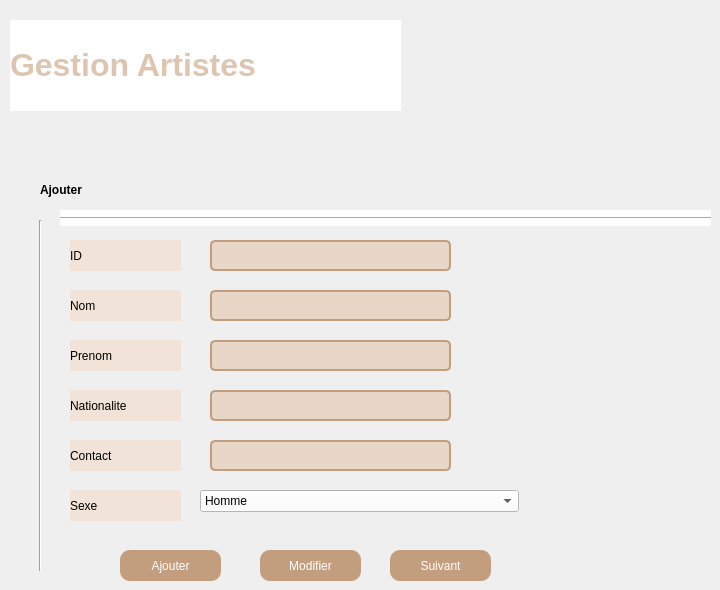
      <widget class="QWidget" name="page_21">
       <widget class="QLineEdit" name="nom_r">
        <property name="geometry">
         <rect>
          <x>210</x>
          <y>290</y>
          <width>241</width>
          <height>31</height>
         </rect>
        </property>
        <property name="styleSheet">
         <string notr="true">QLineEdit {
    border: 2px solid #C29E7E;
    border-radius: 5px;
    padding: 6px 12px;
    background-color: #E8D7C6;
}

QLineEdit:focus {
    border-color: #A48569;
}
</string>
        </property>
       </widget>
       <widget class="QPushButton" name="next_r">
        <property name="geometry">
         <rect>
          <x>390</x>
          <y>550</y>
          <width>101</width>
          <height>31</height>
         </rect>
        </property>
        <property name="styleSheet">
         <string notr="true">QPushButton
{
border-radius:10px;
background-color:#C29E7E;
color:white;
}
QPushButton:pressed{
padding-left:5px;
padding-top:5px;
background-color: #C29E7E;


}</string>
        </property>
        <property name="text">
         <string>Suivant</string>
        </property>
       </widget>
       <widget class="QLineEdit" name="contact_r">
        <property name="geometry">
         <rect>
          <x>210</x>
          <y>440</y>
          <width>241</width>
          <height>31</height>
         </rect>
        </property>
        <property name="styleSheet">
         <string notr="true">QLineEdit {
    border: 2px solid #C29E7E;
    border-radius: 5px;
    padding: 6px 12px;
    background-color: #E8D7C6;
}

QLineEdit:focus {
    border-color: #A48569;
}
</string>
        </property>
       </widget>
       <widget class="Line" name="line">
        <property name="geometry">
         <rect>
          <x>60</x>
          <y>210</y>
          <width>651</width>
          <height>16</height>
         </rect>
        </property>
        <property name="styleSheet">
         <string notr="true">background-color: rgb(255, 255, 255);</string>
        </property>
        <property name="orientation">
         <enum>Qt::Horizontal</enum>
        </property>
       </widget>
       <widget class="QPushButton" name="add_r">
        <property name="geometry">
         <rect>
          <x>120</x>
          <y>550</y>
          <width>101</width>
          <height>31</height>
         </rect>
        </property>
        <property name="styleSheet">
         <string notr="true">QPushButton
{
border-radius:10px;
background-color:#C29E7E;
color:white;
}
QPushButton:pressed{
padding-left:5px;
padding-top:5px;
background-color: #C29E7E;


}</string>
        </property>
        <property name="text">
         <string>Ajouter</string>
        </property>
       </widget>
       <widget class="QPushButton" name="update_r">
        <property name="geometry">
         <rect>
          <x>260</x>
          <y>550</y>
          <width>101</width>
          <height>31</height>
         </rect>
        </property>
        <property name="styleSheet">
         <string notr="true">QPushButton
{
border-radius:10px;
background-color:#C29E7E;
color:white;
}
QPushButton:pressed{
padding-left:5px;
padding-top:5px;
background-color: #C29E7E;


}</string>
        </property>
        <property name="text">
         <string>Modifier</string>
        </property>
       </widget>
       <widget class="QLabel" name="label_6">
        <property name="geometry">
         <rect>
          <x>10</x>
          <y>20</y>
          <width>391</width>
          <height>91</height>
         </rect>
        </property>
        <property name="font">
         <font>
          <pointsize>14</pointsize>
          <weight>75</weight>
          <bold>true</bold>
         </font>
        </property>
        <property name="styleSheet">
         <string notr="true">background-color: rgb(255, 255, 255);</string>
        </property>
        <property name="text">
         <string>&lt;html&gt;&lt;head/&gt;&lt;body&gt;&lt;p&gt;&lt;span style=&quot; font-size:24pt; color:#ddc5b0;&quot;&gt;Gestion Artistes&lt;/span&gt;&lt;/p&gt;&lt;/body&gt;&lt;/html&gt;</string>
        </property>
       </widget>
       <widget class="QLineEdit" name="prenom_r">
        <property name="geometry">
         <rect>
          <x>210</x>
          <y>340</y>
          <width>241</width>
          <height>31</height>
         </rect>
        </property>
        <property name="styleSheet">
         <string notr="true">QLineEdit {
    border: 2px solid #C29E7E;
    border-radius: 5px;
    padding: 6px 12px;
    background-color: #E8D7C6;
}

QLineEdit:focus {
    border-color: #A48569;
}
</string>
        </property>
       </widget>
       <widget class="QLineEdit" name="nationalite_r">
        <property name="geometry">
         <rect>
          <x>210</x>
          <y>390</y>
          <width>241</width>
          <height>31</height>
         </rect>
        </property>
        <property name="styleSheet">
         <string notr="true">QLineEdit {
    border: 2px solid #C29E7E;
    border-radius: 5px;
    padding: 6px 12px;
    background-color: #E8D7C6;
}

QLineEdit:focus {
    border-color: #A48569;
}
</string>
        </property>
       </widget>
       <widget class="QComboBox" name="sexe_r">
        <property name="geometry">
         <rect>
          <x>200</x>
          <y>490</y>
          <width>319</width>
          <height>22</height>
         </rect>
        </property>
        <property name="styleSheet">
         <string notr="true">background-color: rgb(255, 255, 255);</string>
        </property>
        <item>
         <property name="text">
          <string>Homme</string>
         </property>
        </item>
        <item>
         <property name="text">
          <string>Femme</string>
         </property>
        </item>
       </widget>
       <widget class="QLineEdit" name="Id_r">
        <property name="geometry">
         <rect>
          <x>210</x>
          <y>240</y>
          <width>241</width>
          <height>31</height>
         </rect>
        </property>
        <property name="styleSheet">
         <string notr="true">QLineEdit {
    border: 2px solid #C29E7E;
    border-radius: 5px;
    padding: 6px 12px;
    background-color: #E8D7C6;
}

QLineEdit:focus {
    border-color: #A48569;
}
</string>
        </property>
       </widget>
       <widget class="Line" name="line_4">
        <property name="geometry">
         <rect>
          <x>30</x>
          <y>220</y>
          <width>20</width>
          <height>351</height>
         </rect>
        </property>
        <property name="orientation">
         <enum>Qt::Vertical</enum>
        </property>
       </widget>
       <widget class="QLabel" name="label_ajouter_6">
        <property name="geometry">
         <rect>
          <x>40</x>
          <y>180</y>
          <width>231</width>
          <height>21</height>
         </rect>
        </property>
        <property name="styleSheet">
         <string notr="true">#label_ajouter {
    font-weight: 600;
    color: #000000;
}
</string>
        </property>
        <property name="text">
         <string>&lt;html&gt;&lt;head/&gt;&lt;body&gt;&lt;p&gt;&lt;span style=&quot; font-weight:600; color:#000000;&quot;&gt;Ajouter&lt;/span&gt;&lt;/p&gt;&lt;/body&gt;&lt;/html&gt;</string>
        </property>
       </widget>
       <widget class="QLabel" name="label_nom_15">
        <property name="geometry">
         <rect>
          <x>70</x>
          <y>240</y>
          <width>111</width>
          <height>31</height>
         </rect>
        </property>
        <property name="styleSheet">
         <string notr="true">background-color: rgb(241, 227, 215);</string>
        </property>
        <property name="text">
         <string>ID</string>
        </property>
       </widget>
       <widget class="QLabel" name="label_nom_16">
        <property name="geometry">
         <rect>
          <x>70</x>
          <y>290</y>
          <width>111</width>
          <height>31</height>
         </rect>
        </property>
        <property name="styleSheet">
         <string notr="true">background-color: rgb(241, 227, 215);</string>
        </property>
        <property name="text">
         <string>Nom</string>
        </property>
       </widget>
       <widget class="QLabel" name="label_nom_17">
        <property name="geometry">
         <rect>
          <x>70</x>
          <y>340</y>
          <width>111</width>
          <height>31</height>
         </rect>
        </property>
        <property name="styleSheet">
         <string notr="true">background-color: rgb(241, 227, 215);</string>
        </property>
        <property name="text">
         <string>Prenom</string>
        </property>
       </widget>
       <widget class="QLabel" name="label_nom_18">
        <property name="geometry">
         <rect>
          <x>70</x>
          <y>390</y>
          <width>111</width>
          <height>31</height>
         </rect>
        </property>
        <property name="styleSheet">
         <string notr="true">background-color: rgb(241, 227, 215);</string>
        </property>
        <property name="text">
         <string>Nationalite</string>
        </property>
       </widget>
       <widget class="QLabel" name="label_nom_27">
        <property name="geometry">
         <rect>
          <x>70</x>
          <y>440</y>
          <width>111</width>
          <height>31</height>
         </rect>
        </property>
        <property name="styleSheet">
         <string notr="true">background-color: rgb(241, 227, 215);</string>
        </property>
        <property name="text">
         <string>Contact</string>
        </property>
       </widget>
       <widget class="QLabel" name="label_nom_28">
        <property name="geometry">
         <rect>
          <x>70</x>
          <y>490</y>
          <width>111</width>
          <height>31</height>
         </rect>
        </property>
        <property name="styleSheet">
         <string notr="true">background-color: rgb(241, 227, 215);</string>
        </property>
        <property name="text">
         <string>Sexe</string>
        </property>
       </widget>
      </widget>
